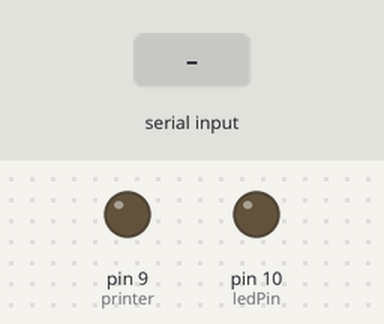
Bench run of a sketch on a simulated Arduino Uno, built with avr-gcc and run on an emulated ATmega328P. On the bench: output pins drawn as LEDs (lit = HIGH). Inputs (shaded band) come from the test bench.

Above: at 1.2 s.
1.3 s: "1" received over Serial
At 2.2 s:
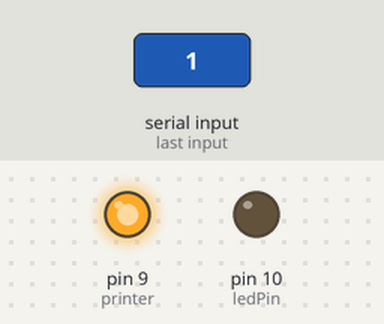
2.8 s: "3" received over Serial
At 3.3 s:
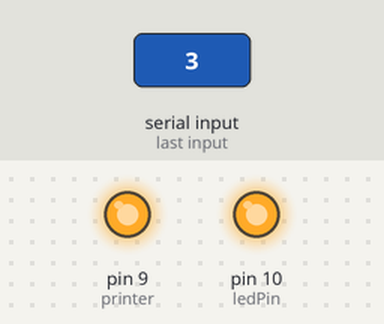
4.3 s: "2" received over Serial
At 5.5 s:
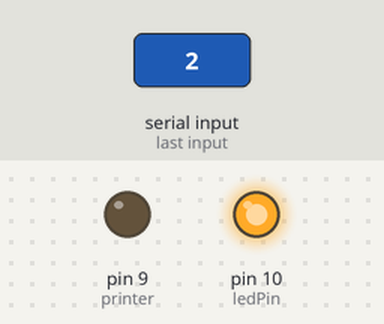
5.8 s: "4" received over Serial
At 6.8 s:
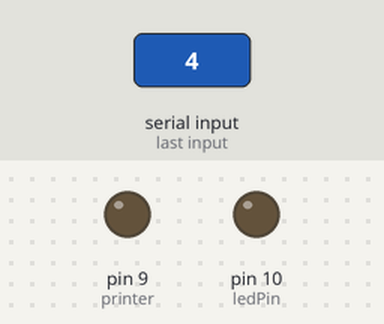
Timing chart, 0 to 8.3 s (numbered marks = the images above; inputs shaded):
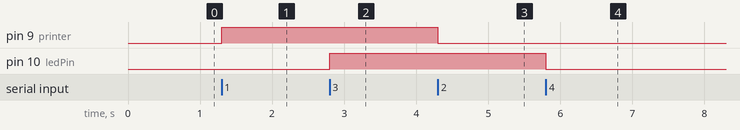

Measured:
- after the input at 1.3 s, pin 9 (printer): LOW → HIGH at once
- after the input at 2.8 s, pin 10 (ledPin): LOW → HIGH at once
- after the input at 4.3 s, pin 9 (printer): HIGH → LOW at once
- after the input at 5.8 s, pin 10 (ledPin): HIGH → LOW at once

The sketch:

3DPrinterRelay.ino
```cpp
const int printer = 9;
const int ledPin = 10;

void setup() {
  // initialize the serial communication:
  Serial.begin(9600);
  // initialize the ledPin as an output:
  pinMode(printer, OUTPUT);
  pinMode(ledPin, OUTPUT);
}

void loop() {
  char relays;
  static bool printerRelay = false;
  static bool ledRelay = false;

  // check if data has been sent from the computer:
  if (Serial.available()) {
    // read the most recent char:
    relays = Serial.read();
    switch (relays) {
      case '1':
        printerRelay = true;
        break;
      case '2':
        printerRelay = false;
        break;
      case '3':
        ledRelay = true;
        break;
      case '4':
        ledRelay = false;
        break;
    }
  }
  // my relays turn on when the pin is pulled LOW
  digitalWrite(printer, printerRelay);
  digitalWrite(ledPin, ledRelay);
}
```
